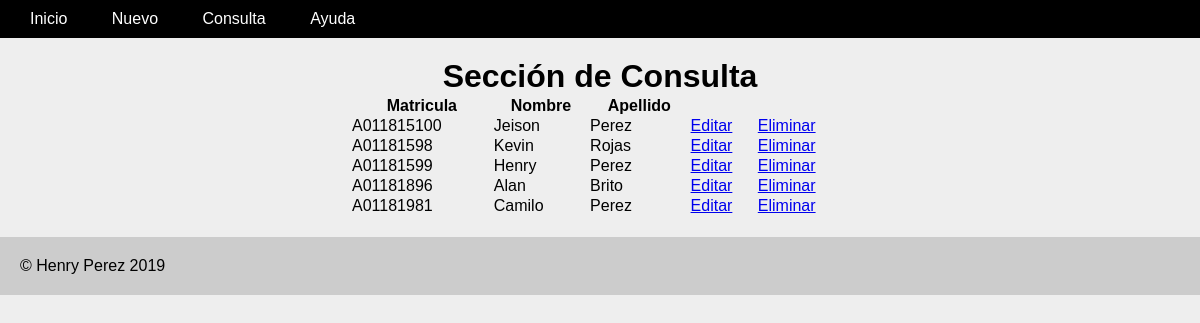
The page /consulta on the database its author committed.
### tables this page shows
CREATE TABLE `alumnos` (
  `matricula` varchar(10) NOT NULL,
  `nombre` varchar(20) NOT NULL,
  `apellido` varchar(20) NOT NULL
);

### libs/controllers.php (called while the page is built, shortened)
<?php
class Controller{
    function loadModel($model){
        $url = 'models/'.$model.'model.php';
    }
}

### libs/views.php (called while the page is built, shortened)
<?php
class View{
    function render($nombre){
        require 'views/'. $nombre . '.php';
    }
}

### controllers/consulta.php (called while the page is built, shortened)
<?php
class Consulta extends Controller{
    function __construct(){
        $this->view->alumnos = [];
    }
    function render(){
        $alumnos = $this->model->get();
        $this->view->alumnos = $alumnos;
        $this->view->render('consulta/index');
    }
}
?>

### index.php (called while the page is built, shortened)
<?php
require_once 'libs/database.php';
require_once 'libs/controllers.php';
require_once 'libs/views.php';
require_once 'libs/app.php';
$app = new App();
?>

### models/consultamodel.php (called while the page is built, shortened)
<?php
class ConsultaModel extends Model{
    public function get(){
        $items = [];
        try {
            $query = $this->db->connect()->query("SELECT * FROM alumnos");
            while ($row = $query->fetch()) {
                $item = new Alumno();
                $item->matricula = $row['matricula'];
                $item->nombre = $row['nombre'];
                $item->apellido = $row['apellido'];
                array_push($items, $item);
            }
            return $items;
        } catch (PDOException $e) {
            return [];
        }
    }
}

### libs/database.php (called while the page is built)
<?php
class Database{
    private $host;
    private $db;
    private $user;
    private $password;
    private $charset;
    public function __construct(){
        $this->host = constant('HOST');
        $this->db = constant('DB');
        $this->user = constant('USER');
        $this->password = constant('PASSWORD');
        $this->charset = constant('CHARSET');
    }
    function connect(){
        try{
            $connection = "mysql:host=" . $this->host . ";dbname=" . $this->db . ";charset=" . $this->charset;
            $options = [
                PDO::ATTR_ERRMODE            => PDO::ERRMODE_EXCEPTION,
                PDO::ATTR_EMULATE_PREPARES   => false,
            ];
            $pdo = new PDO($connection, $this->user, $this->password, $options);
            return $pdo;
        }catch(PDOException $e){
            print_r('Error connection: ' . $e->getMessage());
        }
    }
}

### views/consulta/index.php (the view, shortened to what this page needs)
<!DOCTYPE html>
<html lang="en">
<head>
</head>
<body>
    <?php require 'views/header.php' ?>
        <div id="main">
            <h1 class="center ">Sección de Consulta </h1>
            <table width="100%">
                <thead>
                    <tr>
                        <th>Matricula</th>
                        <th>Nombre</th>
                        <th>Apellido</th>
                    </tr>
                </thead>
                <tbody>
                    <?php
                        foreach ($this->alumnos as $row) {
                            $alumno = $row;
                    ?>
                    <tr>
                        <td><?php echo $alumno->matricula; ?></td>
                        <td><?php echo $alumno->nombre; ?></td>
                        <td><?php echo $alumno->apellido; ?></td>
                        <td> <a href="<?php echo constant('URL'). 'consulta/verAlumno' . $alumno->matricula;?>">Editar</a> </td>
                        <td> <a href="<?php echo constant('URL'). 'consulta/eliminarAlumno' . $alumno->matricula;?>">Eliminar</a> </td>
                    </tr>
                    <?php } ?>
                </tbody>
            </table>
        </div>
    <?php require 'views/footer.php' ?>
</body>
</html>

### libs/app.php (shortened to what this page needs)
<?php
class App{
    function __construct(){
        $url = isset($_GET['url']) ? $_GET['url']: null;
        $url = rtrim($url, '/');
        $url = explode('/', $url);
        $archivoController = 'controllers/' . $url[0] . '.php';
        if(file_exists($archivoController)){
            $controller = new $url[0];
            $controller->loadModel($url[0]);
            $nparam = sizeof($url);
            if($nparam > 1){
                if($nparam > 2){
                    $param = [];
                    for($i = 2; $i<$nparam; $i++){
                        array_push($param, $url[$i]);
                    }
                    $controller->{$url[1]}($param);
                }else{
                    $controller->{$url[1]}();
                }
            }else{
                $controller->render();
            }
        }else{
            $controller = new Errores();
        }
    }
}
?>

### views/header.php (shortened to what this page needs)
<!DOCTYPE html>
<html lang="en">
<head>
    <link rel="stylesheet" href="<?php echo constant('URL');?>public/css/default.css" >
</head>
<body>
    <div id="header">
        <ul>
            <li><a href="<?php echo constant('URL');?>main">Inicio</a></li>
            <li><a href="<?php echo constant('URL');?>nuevo">Nuevo</a></li>
            <li><a href="<?php echo constant('URL');?>consulta">Consulta</a></li>
            <li><a href="<?php echo constant('URL');?>ayuda">Ayuda</a></li>
        </ul>
    </div>
</body>
</html>

### views/footer.php
<div id="footer">
© Henry Perez 2019
</div>

### public/css/default.css (style rules this page uses)
* { padding: 0; margin: 0; }
body { font-family: Arial, Helvetica, sans-serif; background-color: #eee; }
#header { background: black; padding: 10px; }
#header ul li { list-style: none; display: inline; padding: 10px; }
#header ul li a { color: white; text-decoration: none; padding: 10px; }
#footer { background-color: #ccc; padding: 20px; }
#main { padding: 20px 0; width: 500px; margin: 0 auto; }
.center { text-align: center; }

### rows shown on the page
alumnos: matricula "A011815100", nombre "Jeison", apellido "Perez"
alumnos: matricula "A01181598", nombre "Kevin", apellido "Rojas"
alumnos: matricula "A01181599", nombre "Henry", apellido "Perez"
alumnos: matricula "A01181896", nombre "Alan", apellido "Brito"
alumnos: matricula "A01181981", nombre "Camilo", apellido "Perez"
